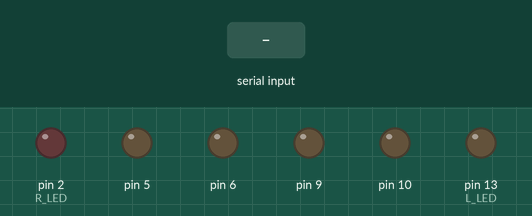
Bench run of a sketch on a simulated Arduino Uno, built with avr-gcc and run on an emulated ATmega328P. Parts: output pins drawn as LEDs (lit = HIGH). The inputs (shaded band) are chosen by the test bench.

Above: at 1.2 s.
1.3 s: "f" received over Serial
At 1.9 s:
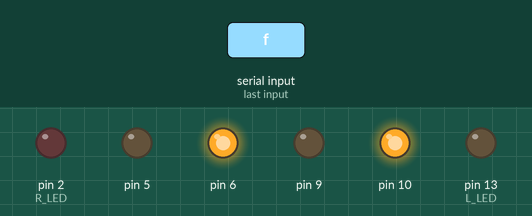
2.8 s: "b" received over Serial
At 4.0 s:
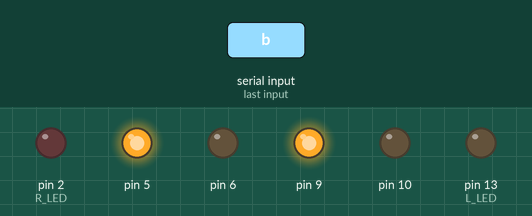
4.3 s: "l" received over Serial
At 5.4 s:
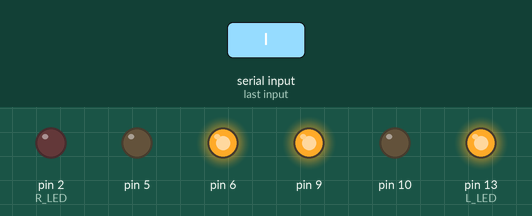
5.8 s: "r" received over Serial
At 6.5 s:
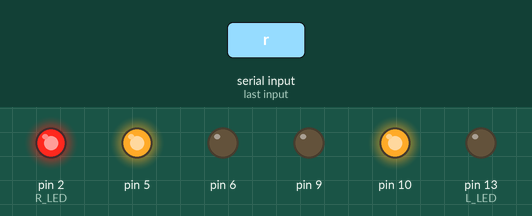
7.3 s: "s" received over Serial
At 7.6 s:
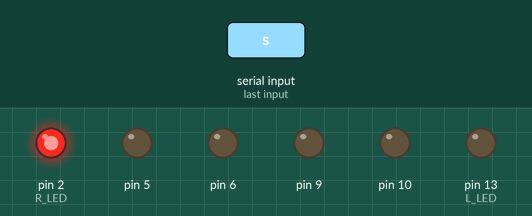
8.8 s: "f" received over Serial
At 10.0 s:
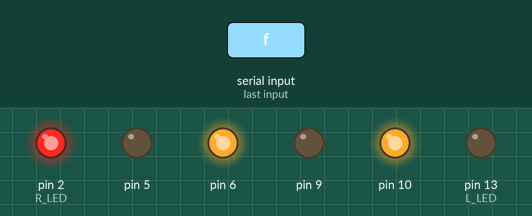
Timing chart, 0 to 11.3 s (numbered marks = the images above; inputs shaded):
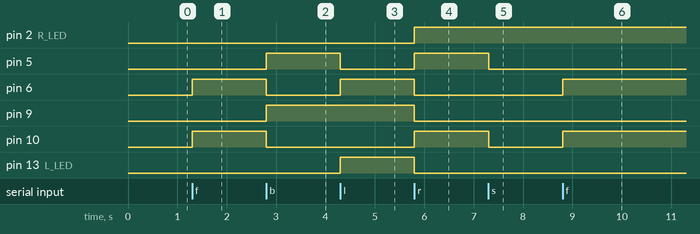

The sketch:

car.ino
```cpp
void setup()
{
  pinMode(5, OUTPUT);
  pinMode(6, OUTPUT);
  pinMode(9, OUTPUT);
  pinMode(10, OUTPUT);
  pinMode(13, OUTPUT);//L LED
  pinMode(2, OUTPUT);//R LED
  Serial.begin(9600);
}

int income=0;
void loop()
{
  if(Serial.available() > 0){
    income = Serial.read();
    switch(char(income)){
      case 'f':
          forward();
          break;
      case 'b':
          backward();
          break;
      case 'l':
          left();
          break;
      case 'r':
          right();
          break;
      case 's':
          stop();
          break;
      default:
          break;
    }

  }
}


void forward(){
  digitalWrite(6,HIGH);
    digitalWrite(5,LOW);
    digitalWrite(10,HIGH);
    digitalWrite(9,LOW);
}

void backward(){
  digitalWrite(6,LOW);
    digitalWrite(5,HIGH);
    digitalWrite(10,LOW);
    digitalWrite(9,HIGH);
}

void left(){
    digitalWrite(2,LOW);
  digitalWrite(6,HIGH);
    digitalWrite(5,LOW);
    digitalWrite(10,LOW);
    digitalWrite(9,HIGH);
    digitalWrite(13,HIGH);
}


void right(){
    digitalWrite(13,LOW);
  digitalWrite(6,LOW);
    digitalWrite(5,HIGH);
    digitalWrite(10,HIGH);
    digitalWrite(9,LOW);
    digitalWrite(2,HIGH);
}

void stop(){
  digitalWrite(6,LOW);
    digitalWrite(5,LOW);
    digitalWrite(10,LOW);
    digitalWrite(9,LOW);
}
```

Measured:
- after the input at 1.3 s, pin 6, pin 10: LOW → HIGH at once
- after the input at 2.8 s, pin 5, pin 9: LOW → HIGH at once; pin 6, pin 10: HIGH → LOW at once
- after the input at 4.3 s, pin 5: HIGH → LOW at once; pin 6, pin 13 (L_LED): LOW → HIGH at once
- after the input at 5.8 s, pin 2 (R_LED), pin 5, pin 10: LOW → HIGH at once; pin 6, pin 9, pin 13 (L_LED): HIGH → LOW at once
- after the input at 7.3 s, pin 5, pin 10: HIGH → LOW at once
- after the input at 8.8 s, pin 6, pin 10: LOW → HIGH at once
